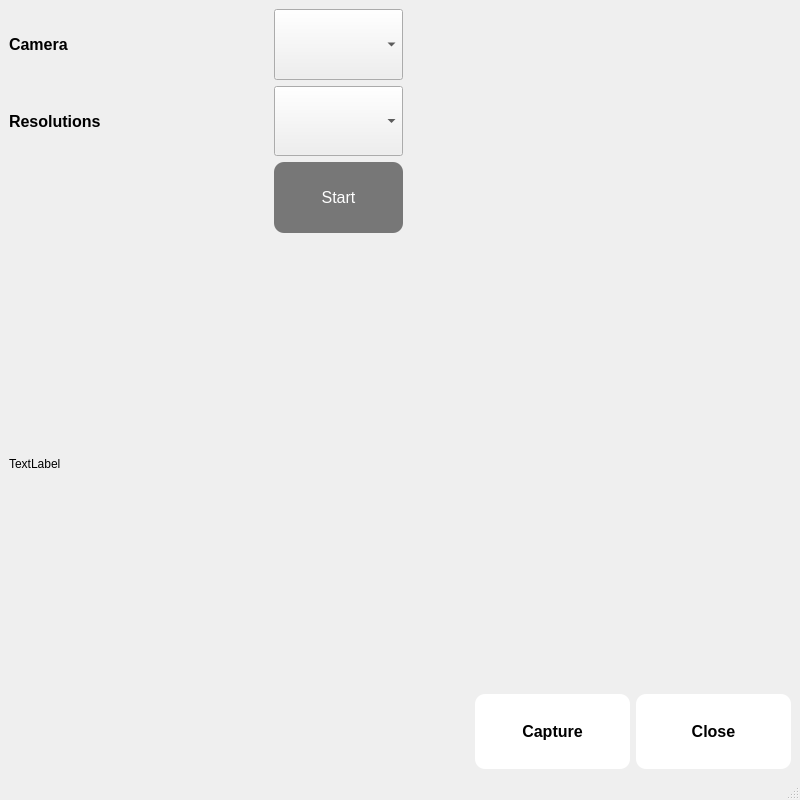
<?xml version="1.0" encoding="UTF-8"?>
<ui version="4.0">
 <class>WebcamWindow</class>
 <widget class="QMainWindow" name="WebcamWindow">
  <property name="geometry">
   <rect>
    <x>0</x>
    <y>0</y>
    <width>800</width>
    <height>800</height>
   </rect>
  </property>
  <property name="windowTitle">
   <string>NuMaker_CAM</string>
  </property>
  <widget class="QWidget" name="centralwidget">
   <layout class="QVBoxLayout" name="verticalLayout_2">
    <item>
     <layout class="QVBoxLayout" name="verticalLayout" stretch="3,6,1">
      <item>
       <layout class="QGridLayout" name="gridLayout_2" rowstretch="1,1,1" columnstretch="2,1,3">
        <item row="0" column="0">
         <widget class="QLabel" name="label">
          <property name="font">
           <font>
            <pointsize>12</pointsize>
            <weight>75</weight>
            <bold>true</bold>
           </font>
          </property>
          <property name="text">
           <string>Camera</string>
          </property>
         </widget>
        </item>
        <item row="0" column="1">
         <widget class="QComboBox" name="camera_selector">
          <property name="sizePolicy">
           <sizepolicy hsizetype="Preferred" vsizetype="Preferred">
            <horstretch>0</horstretch>
            <verstretch>0</verstretch>
           </sizepolicy>
          </property>
          <property name="font">
           <font>
            <pointsize>12</pointsize>
           </font>
          </property>
         </widget>
        </item>
        <item row="0" column="2">
         <spacer name="horizontalSpacer_2">
          <property name="orientation">
           <enum>Qt::Horizontal</enum>
          </property>
          <property name="sizeHint" stdset="0">
           <size>
            <width>400</width>
            <height>20</height>
           </size>
          </property>
         </spacer>
        </item>
        <item row="1" column="0">
         <widget class="QLabel" name="label_2">
          <property name="font">
           <font>
            <pointsize>12</pointsize>
            <weight>75</weight>
            <bold>true</bold>
           </font>
          </property>
          <property name="text">
           <string>Resolutions</string>
          </property>
         </widget>
        </item>
        <item row="1" column="1">
         <widget class="QComboBox" name="resolution_selector">
          <property name="sizePolicy">
           <sizepolicy hsizetype="Preferred" vsizetype="Preferred">
            <horstretch>0</horstretch>
            <verstretch>0</verstretch>
           </sizepolicy>
          </property>
          <property name="font">
           <font>
            <pointsize>12</pointsize>
           </font>
          </property>
         </widget>
        </item>
        <item row="1" column="2">
         <spacer name="horizontalSpacer_3">
          <property name="orientation">
           <enum>Qt::Horizontal</enum>
          </property>
          <property name="sizeHint" stdset="0">
           <size>
            <width>400</width>
            <height>20</height>
           </size>
          </property>
         </spacer>
        </item>
        <item row="2" column="0">
         <spacer name="horizontalSpacer_5">
          <property name="orientation">
           <enum>Qt::Horizontal</enum>
          </property>
          <property name="sizeHint" stdset="0">
           <size>
            <width>248</width>
            <height>20</height>
           </size>
          </property>
         </spacer>
        </item>
        <item row="2" column="1">
         <widget class="QPushButton" name="pushButton_3">
          <property name="sizePolicy">
           <sizepolicy hsizetype="Expanding" vsizetype="Ignored">
            <horstretch>0</horstretch>
            <verstretch>0</verstretch>
           </sizepolicy>
          </property>
          <property name="font">
           <font>
            <pointsize>12</pointsize>
           </font>
          </property>
          <property name="styleSheet">
           <string notr="true">background-color: #777777;
border-style: outset;
border-radius: 10px;
color: rgb(255, 255, 255);</string>
          </property>
          <property name="text">
           <string>Start</string>
          </property>
         </widget>
        </item>
        <item row="2" column="2">
         <spacer name="horizontalSpacer_4">
          <property name="orientation">
           <enum>Qt::Horizontal</enum>
          </property>
          <property name="sizeHint" stdset="0">
           <size>
            <width>400</width>
            <height>20</height>
           </size>
          </property>
         </spacer>
        </item>
       </layout>
      </item>
      <item>
       <widget class="QLabel" name="image_label">
        <property name="cursor">
         <cursorShape>PointingHandCursor</cursorShape>
        </property>
        <property name="text">
         <string>TextLabel</string>
        </property>
       </widget>
      </item>
      <item>
       <layout class="QGridLayout" name="gridLayout" columnstretch="3,1,1">
        <item row="0" column="0">
         <spacer name="horizontalSpacer">
          <property name="orientation">
           <enum>Qt::Horizontal</enum>
          </property>
          <property name="sizeHint" stdset="0">
           <size>
            <width>400</width>
            <height>20</height>
           </size>
          </property>
         </spacer>
        </item>
        <item row="0" column="1">
         <widget class="QPushButton" name="pushButton">
          <property name="sizePolicy">
           <sizepolicy hsizetype="Expanding" vsizetype="Expanding">
            <horstretch>0</horstretch>
            <verstretch>0</verstretch>
           </sizepolicy>
          </property>
          <property name="font">
           <font>
            <pointsize>12</pointsize>
            <weight>75</weight>
            <bold>true</bold>
           </font>
          </property>
          <property name="styleSheet">
           <string notr="true">background-color: #FFFFFF; 
border-style: outset;
border-radius: 10px;</string>
          </property>
          <property name="text">
           <string>Capture</string>
          </property>
         </widget>
        </item>
        <item row="0" column="2">
         <widget class="QPushButton" name="pushButton_2">
          <property name="sizePolicy">
           <sizepolicy hsizetype="Expanding" vsizetype="Expanding">
            <horstretch>0</horstretch>
            <verstretch>0</verstretch>
           </sizepolicy>
          </property>
          <property name="font">
           <font>
            <pointsize>12</pointsize>
            <weight>75</weight>
            <bold>true</bold>
           </font>
          </property>
          <property name="styleSheet">
           <string notr="true">background-color: #FFFFFF; 
border-style: outset;
border-radius: 10px;</string>
          </property>
          <property name="text">
           <string>Close</string>
          </property>
         </widget>
        </item>
       </layout>
      </item>
     </layout>
    </item>
   </layout>
  </widget>
  <widget class="QMenuBar" name="menubar">
   <property name="geometry">
    <rect>
     <x>0</x>
     <y>0</y>
     <width>800</width>
     <height>18</height>
    </rect>
   </property>
  </widget>
  <widget class="QStatusBar" name="statusbar"/>
 </widget>
 <resources/>
 <connections/>
</ui>
